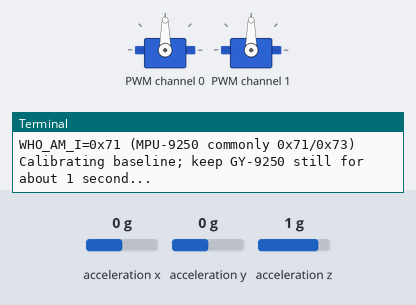
The program below on a simulated Raspberry Pi (BCM pin numbers). On the bench: 2 × servo, the last lines printed to the terminal. The inputs (shaded band) are chosen by the test bench; at power-on: acceleration x 0 g, acceleration y 0 g, acceleration z 1 g.

Above: at 1.2 s.
1.3 s: acceleration x set to -1.4 g
At 1.55 s:
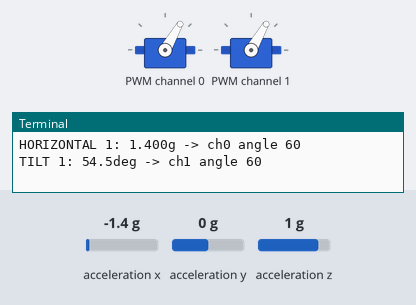
4.3 s: acceleration x set to -0.4 g
7.3 s: acceleration x set to -0.1 g
At 7.73 s:
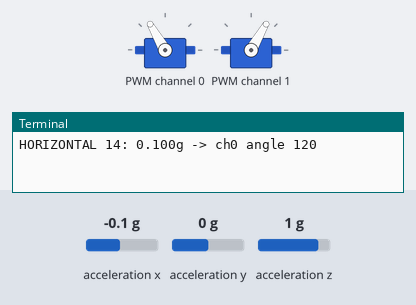
10.3 s: acceleration x set to -0.8 g
At 10.58 s:
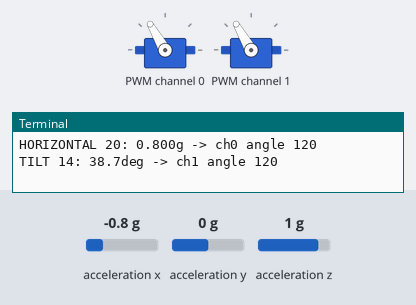
13.3 s: acceleration x set to 0.1 g
At 13.43 s:
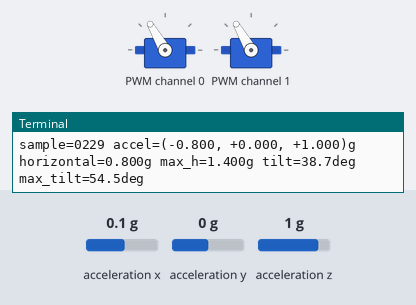
Timing chart, 0 to 17.3 s (numbered marks = the images above; inputs shaded):
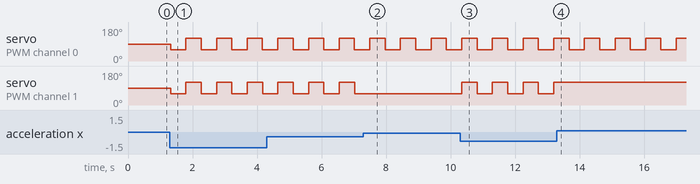

The program:

gy9250_two_channel_servo_trigger.py
```python
#!/usr/bin/env python3
"""Move PCA9685 servos from GY-9250/MPU-9250 motion.

Wiring assumed on Raspberry Pi I2C bus 1:
  GY-9250 SDA -> physical pin 3 (GPIO2/SDA1)
  GY-9250 SCL -> physical pin 5 (GPIO3/SCL1)
  PCA9685 address 0x40, GY-9250/MPU-9250 address 0x68

Default behavior:
  * horizontal/side motion changes servo channel 0
  * tilt/orientation changes servo channel 1
  * both servos alternate between 60 and 120 degrees, then recenter at exit

Note: an accelerometer cannot perfectly separate translation from tilt. This uses
a practical heuristic: XY acceleration delta is treated as horizontal motion;
gravity-vector angle change is treated as tilt.
"""
import argparse
import math
import time
from smbus2 import SMBus
from adafruit_servokit import ServoKit

BUS = 1
MPU_ADDR = 0x68
PWR_MGMT_1 = 0x6B
WHO_AM_I = 0x75
ACCEL_XOUT_H = 0x3B
ACCEL_SCALE = 16384.0  # +/-2g


def read_i16(bus, addr, reg):
    hi = bus.read_byte_data(addr, reg)
    lo = bus.read_byte_data(addr, reg + 1)
    val = (hi << 8) | lo
    return val - 65536 if val & 0x8000 else val


def read_accel_g(bus):
    return (
        read_i16(bus, MPU_ADDR, ACCEL_XOUT_H) / ACCEL_SCALE,
        read_i16(bus, MPU_ADDR, ACCEL_XOUT_H + 2) / ACCEL_SCALE,
        read_i16(bus, MPU_ADDR, ACCEL_XOUT_H + 4) / ACCEL_SCALE,
    )


def vec_delta(a, b):
    return math.sqrt(sum((x - y) ** 2 for x, y in zip(a, b)))


def horizontal_delta(accel, baseline):
    """XY-plane acceleration difference in g."""
    dx = accel[0] - baseline[0]
    dy = accel[1] - baseline[1]
    return math.sqrt(dx * dx + dy * dy)


def tilt_degrees(accel, baseline):
    """Angle between current and baseline acceleration vectors."""
    mag_a = math.sqrt(sum(x * x for x in accel))
    mag_b = math.sqrt(sum(x * x for x in baseline))
    if mag_a == 0 or mag_b == 0:
        return 0.0
    dot = sum(x * y for x, y in zip(accel, baseline)) / (mag_a * mag_b)
    dot = max(-1.0, min(1.0, dot))
    return math.degrees(math.acos(dot))


def average_accel(bus, samples=30, delay=0.02):
    vals = []
    for _ in range(samples):
        vals.append(read_accel_g(bus))
        time.sleep(delay)
    return tuple(sum(v[i] for v in vals) / len(vals) for i in range(3))


def fmt_vec(v):
    return f"({v[0]:+.3f}, {v[1]:+.3f}, {v[2]:+.3f})g"


def alternate(pos, left, right):
    return right if pos == left else left


def main():
    parser = argparse.ArgumentParser()
    parser.add_argument("--seconds", type=float, default=30.0, help="test duration")
    parser.add_argument("--threshold", type=float, default=0.08, help="horizontal XY delta in g that triggers channel 0")
    parser.add_argument("--tilt-threshold", type=float, default=12.0, help="tilt angle in degrees that triggers channel 1")
    parser.add_argument("--channel", type=int, default=None, help="backward-compatible alias for --horizontal-channel")
    parser.add_argument("--horizontal-channel", type=int, default=0, help="PCA9685 channel for horizontal motion")
    parser.add_argument("--tilt-channel", type=int, default=1, help="PCA9685 channel for tilt motion")
    parser.add_argument("--left", type=int, default=60, help="first trigger angle")
    parser.add_argument("--right", type=int, default=120, help="second trigger angle")
    parser.add_argument("--center", type=int, default=90, help="center/final angle")
    parser.add_argument("--cooldown", type=float, default=0.45, help="minimum seconds between servo moves per channel")
    parser.add_argument("--poll", type=float, default=0.05, help="sensor poll interval")
    args = parser.parse_args()

    h_ch = args.channel if args.channel is not None else args.horizontal_channel
    t_ch = args.tilt_channel
    if h_ch == t_ch:
        raise SystemExit("horizontal channel and tilt channel must be different")

    print(
        f"Opening I2C bus {BUS}; MPU/GY-9250 addr=0x{MPU_ADDR:02x}; "
        f"horizontal ch={h_ch}; tilt ch={t_ch}"
    )
    kit = ServoKit(channels=16)
    h_servo = kit.servo[h_ch]
    t_servo = kit.servo[t_ch]

    h_pos = args.left
    t_pos = args.left
    h_triggers = 0
    t_triggers = 0
    samples = 0
    max_h_delta = 0.0
    max_tilt = 0.0

    try:
        h_servo.angle = args.center
        t_servo.angle = args.center
        with SMBus(BUS) as bus:
            who = bus.read_byte_data(MPU_ADDR, WHO_AM_I)
            print(f"WHO_AM_I=0x{who:02x} (MPU-9250 commonly 0x71/0x73)")
            # Wake device and select the X gyro PLL clock source.
            bus.write_byte_data(MPU_ADDR, PWR_MGMT_1, 0x01)
            time.sleep(0.1)

            print("Calibrating baseline; keep GY-9250 still for about 1 second...")
            baseline = average_accel(bus, samples=40, delay=0.025)
            print(f"Baseline accel={fmt_vec(baseline)}")
            print(
                f"Run for {args.seconds:.1f}s. Horizontal XY delta >= {args.threshold:.3f}g "
                f"moves ch{h_ch}; tilt >= {args.tilt_threshold:.1f} deg moves ch{t_ch}."
            )

            end = time.monotonic() + args.seconds
            last_h_move = 0.0
            last_t_move = 0.0
            last_log = 0.0
            while time.monotonic() < end:
                now = time.monotonic()
                accel = read_accel_g(bus)
                h_delta = horizontal_delta(accel, baseline)
                tilt = tilt_degrees(accel, baseline)
                samples += 1
                max_h_delta = max(max_h_delta, h_delta)
                max_tilt = max(max_tilt, tilt)

                if now - last_log >= 1.0:
                    print(
                        f"sample={samples:04d} accel={fmt_vec(accel)} "
                        f"horizontal={h_delta:.3f}g max_h={max_h_delta:.3f}g "
                        f"tilt={tilt:.1f}deg max_tilt={max_tilt:.1f}deg"
                    )
                    last_log = now

                if h_delta >= args.threshold and now - last_h_move >= args.cooldown:
                    angle = h_pos
                    print(f"HORIZONTAL {h_triggers + 1}: {h_delta:.3f}g -> ch{h_ch} angle {angle}")
                    h_servo.angle = angle
                    h_pos = alternate(h_pos, args.left, args.right)
                    h_triggers += 1
                    last_h_move = now

                if tilt >= args.tilt_threshold and now - last_t_move >= args.cooldown:
                    angle = t_pos
                    print(f"TILT {t_triggers + 1}: {tilt:.1f}deg -> ch{t_ch} angle {angle}")
                    t_servo.angle = angle
                    t_pos = alternate(t_pos, args.left, args.right)
                    t_triggers += 1
                    last_t_move = now

                time.sleep(args.poll)

            print(
                f"Done: samples={samples}, horizontal_triggers={h_triggers}, "
                f"tilt_triggers={t_triggers}, max_h_delta={max_h_delta:.3f}g, "
                f"max_tilt={max_tilt:.1f}deg"
            )
    finally:
        print(f"Centering servo ch{h_ch} and ch{t_ch} at {args.center} degrees")
        for ch, servo in ((h_ch, h_servo), (t_ch, t_servo)):
            try:
                servo.angle = args.center
            except Exception as exc:
                print(f"Could not center servo ch{ch}: {exc}")
        time.sleep(0.4)


if __name__ == "__main__":
    main()
```

Measured:
- the behaviour switches between -0.3 and -0.2 g on acceleration x (found by bisection; images 1 and 2)
- after the input at 1.3 s, servo on PWM channel 0, servo on PWM channel 1: alternates 120° for 0.48 s and 60° for 0.47 s, starting at once
- after the input at 7.3 s, servo on PWM channel 1: stops changing and stays 60°
- after the input at 10.3 s, servo on PWM channel 1: alternates 120° for 0.47 s and 60° for 0.48 s, starting after 0.05 s
- after the input at 13.3 s, servo on PWM channel 1: stops changing and stays 120°
